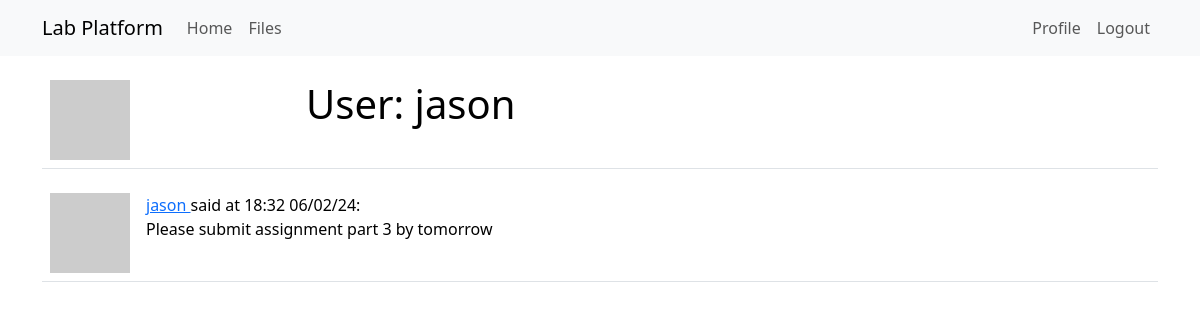
Page /user/jason (signed in) on the earlier database version.
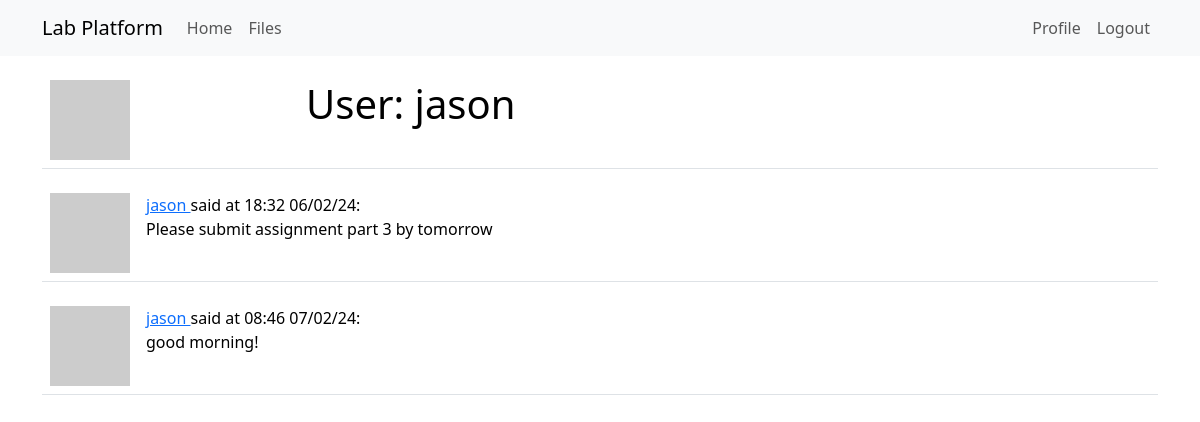
Same page on the later database version.
### app/models.py (models this page shows, shortened)
class Post(db.Model):
    id: so.Mapped[int] = so.mapped_column(primary_key=True)
    body: so.Mapped[str] = so.mapped_column(sa.String(140))
    timestamp: so.Mapped[datetime] = so.mapped_column(
        index=True, default=lambda: datetime.now(timezone.utc))
    user_id: so.Mapped[int] = so.mapped_column(sa.ForeignKey(User.id),
                                               index=True)
    author: so.Mapped[User] = so.relationship(back_populates='posts')
    def get_ftime(self):
        return self.timestamp.strftime("%H:%M %d/%m/%y")

class User(UserMixin, db.Model):
    id: so.Mapped[int] = so.mapped_column(primary_key=True)
    username: so.Mapped[str] = so.mapped_column(sa.String(64), index=True,
                                                unique=True)
    email: so.Mapped[str] = so.mapped_column(sa.String(120), index=True,
                                             unique=True)
    password_hash: so.Mapped[Optional[str]] = so.mapped_column(sa.String(256))
    posts: so.WriteOnlyMapped['Post'] = so.relationship(
        back_populates='author')
    files: so.WriteOnlyMapped['File'] = so.relationship(
        back_populates='uploader')
    role: so.Mapped[int] = so.mapped_column(sa.Integer, default=-1, index=True, unique=False)
    def avatar(self, size):
        digest = md5(self.email.lower().encode('utf-8')).hexdigest()
        return f'https://www.gravatar.com/avatar/{digest}?d=identicon&s={size}'
    def is_admin(self):
        return self.role == 0

### app/routes.py (the view)
@app.route('/user/<username>', methods=['GET', 'POST'])
@login_required
def user(username):
    user = db.first_or_404(sa.select(User).where(User.username == username))
    form = RoleForm()
    if form.validate_on_submit():
        user.set_role(int(form.role.data))
        db.session.commit()
    return render_template('user.html', user=user,form = form, posts=db.session.scalars(sa.select(Post).where(user.id == Post.user_id)).all())

### app/models.py (called while the page is built)
@login.user_loader
def load_user(id):
    return db.session.get(User, int(id))

### app/templates/user.html (shortened to what this page needs)
{% extends "base.html" %}
{% block content %}
    <table class="table table-hover">
        <tr>
            <td width="256px"><img src="{{ user.avatar(256) }}"></td>
            <td>
                <h1>User: {{ user.username }}</h1>
            </td>
            <td>
            </td>
        </tr>
    </table>
    {% for post in posts %}
        {% include '_post.html' %}
    {% endfor %}
{% endblock %}

### app/templates/_post.html
<table class="table table-hover">
    <tr>
        <td width="70px">
            <a href="{{ url_for('user', username=post.author.username) }}">
                <img src="{{ post.author.avatar(70) }}" />
            </a>
        </td>
        <td>
            <a href="{{ url_for('user', username=post.author.username) }}">
                {{ post.author.username }}
            </a>
            said at {{ post.get_ftime() }}:
            <br>
            {{ post.body }}
        </td>
    </tr>
</table>

Differences in the rows shown:
added Post: author.username "jason", get_ftime "08:46 07/02/24", body "good morning!"
